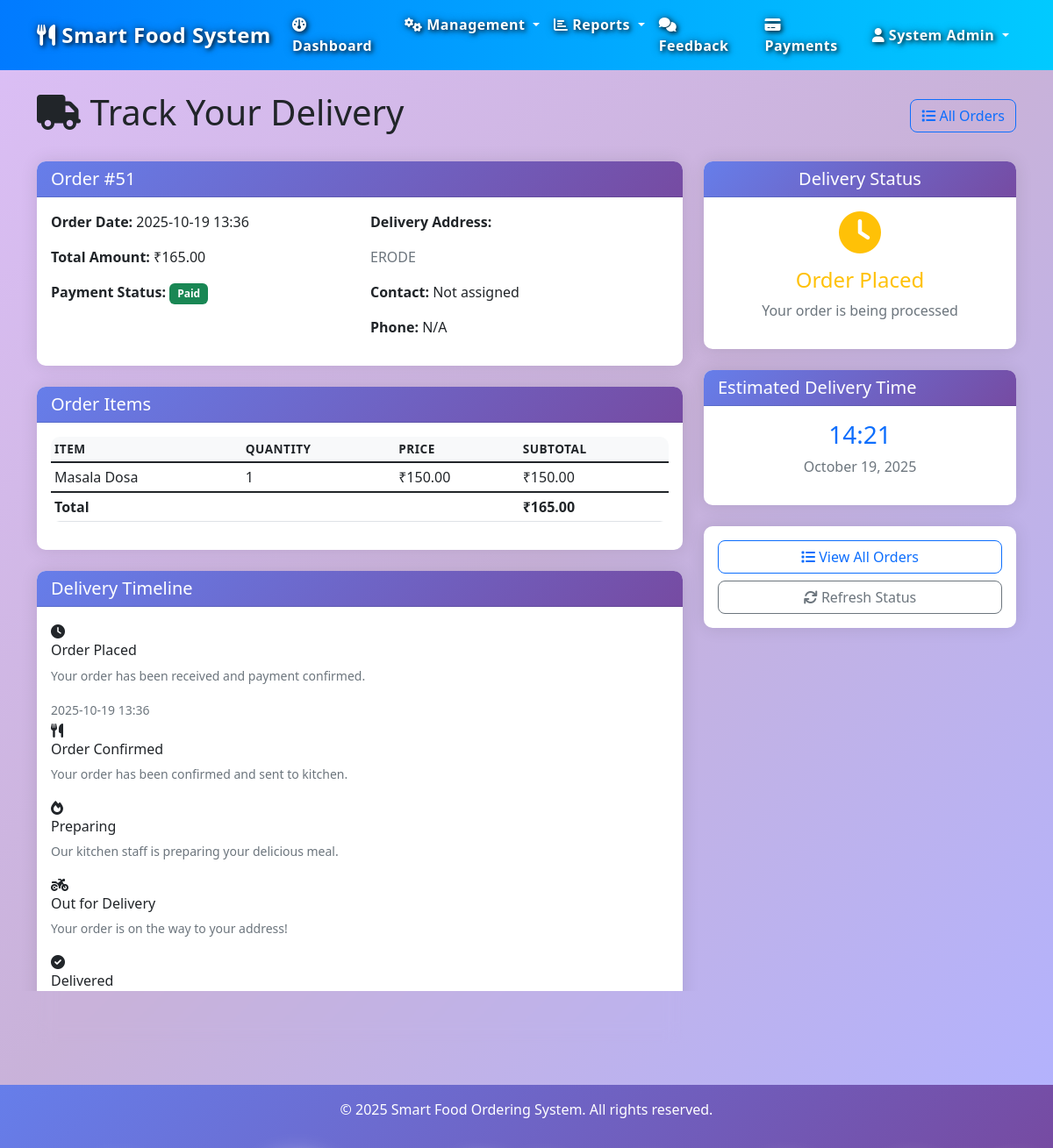
Screenshot of /delivery/track/51 (signed in) with the database file from the repository.
### models.py (models this page shows, shortened)
class Order(db.Model):
    __tablename__ = 'order'
    order_id = db.Column(db.Integer, primary_key=True, autoincrement=True)
    user_id = db.Column(db.Integer, db.ForeignKey('user.user_id'), nullable=False)
    order_date = db.Column(db.DateTime, default=datetime.now, nullable=False)
    total_amount = db.Column(db.Numeric(10, 2), nullable=False)
    status = db.Column(db.String(20), default='Pending', nullable=False)  # Pending, Confirmed, Preparing, Ready, Delivered, Cancelled
    delivery_address = db.Column(db.Text, nullable=True)
    order_time = db.Column(db.Time, nullable=True)
    estimated_time = db.Column(db.DateTime, nullable=True)
    order_details = db.relationship('OrderDetails', backref='order', lazy=True, cascade='all, delete-orphan')
    payment = db.relationship('Payment', backref='order', uselist=False, cascade='all, delete-orphan')
    feedback = db.relationship('Feedback', backref='order', lazy=True, cascade='all, delete-orphan')
    delivery = db.relationship('Delivery', backref='order', uselist=False, cascade='all, delete-orphan')

class OrderDetails(db.Model):
    __tablename__ = 'orderdetails'
    order_detail_id = db.Column(db.Integer, primary_key=True, autoincrement=True)
    order_id = db.Column(db.Integer, db.ForeignKey('order.order_id'), nullable=False)
    menu_item_id = db.Column(db.Integer, db.ForeignKey('menuitem.menu_item_id'), nullable=False)
    quantity = db.Column(db.Integer, nullable=False)
    unit_price = db.Column(db.Numeric(10, 2), nullable=False)
    sub_total = db.Column(db.Numeric(10, 2), nullable=False)
    special_instructions = db.Column(db.Text, nullable=True)

class MenuItem(db.Model):
    __tablename__ = 'menuitem'
    menu_item_id = db.Column(db.Integer, primary_key=True, autoincrement=True)
    name = db.Column(db.String(100), nullable=False)
    description = db.Column(db.Text, nullable=True)
    price = db.Column(db.Numeric(10, 2), nullable=False)
    category = db.Column(db.String(50), nullable=False)
    availability = db.Column(db.Boolean, default=True, nullable=False)
    image = db.Column(db.String(255), nullable=True)
    created_date = db.Column(db.DateTime, default=datetime.now)
    is_vegetarian = db.Column(db.Boolean, default=False, nullable=False)
    is_spicy = db.Column(db.Boolean, default=False, nullable=False)
    is_popular = db.Column(db.Boolean, default=False, nullable=False)
    is_new = db.Column(db.Boolean, default=False, nullable=False)
    discount = db.Column(db.Numeric(5, 2), default=0, nullable=False)
    order_details = db.relationship('OrderDetails', backref='menu_item', lazy=True, cascade='all, delete-orphan')
    recommendations = db.relationship('Recommendation', backref='menu_item', lazy=True, cascade='all, delete-orphan')

### routes/delivery.py (the view, shortened to what this page needs)
@delivery_bp.route('/track/<int:order_id>')
@login_required
def track_delivery(order_id):
    order = Order.query.get_or_404(order_id)
    if session.get('user_role') == 'customer' and order.user_id != session['user_id']:
        flash('Access denied.', 'danger')
        return redirect(url_for('dashboard'))
    delivery = Delivery.query.filter_by(order_id=order_id).first()
    return render_template('delivery/track.html', order=order, delivery=delivery)

### app.py (called while the page is built)
@app.after_request
def add_header(response):
    response.headers['Cache-Control'] = 'no-store, no-cache, must-revalidate, post-check=0, pre-check=0, max-age=0'
    response.headers['Pragma'] = 'no-cache'
    response.headers['Expires'] = '-1'
    return response

### routes/delivery.py (called while the page is built)
def login_required(f):
    @wraps(f)
    def decorated_function(*args, **kwargs):
        if 'user_id' not in session:
            return redirect(url_for('auth.login'))
        return f(*args, **kwargs)
    return decorated_function

### templates/delivery/track.html (shortened to what this page needs)
{% extends "base.html" %}
{% block content %}
<div class="container">
    <div class="row">
        <div class="col-12">
            <div class="d-flex justify-content-between align-items-center mb-4">
                <h1><i class="fas fa-truck"></i> Track Your Delivery</h1>
                <a href="{{ url_for('orders.list_orders') }}" class="btn btn-outline-primary">
                    <i class="fas fa-list"></i> All Orders
                </a>
            </div>
        </div>
    </div>
    {% if order %}
    <div class="row">
        <div class="col-lg-8">
            <div class="card mb-4">
                <div class="card-header bg-primary text-white">
                    <h5 class="mb-0">Order #{{ order.order_id }}</h5>
                </div>
                <div class="card-body">
                    <div class="row">
                        <div class="col-md-6">
                            <p><strong>Order Date:</strong> {{ order.order_date.strftime('%Y-%m-%d %H:%M') }}</p>
                            <p><strong>Total Amount:</strong> ₹{{ "%.2f"|format(order.total_amount) }}</p>
                            <p><strong>Payment Status:</strong>
                                <span class="badge bg-{{ 'success' if order.payment else 'warning' }}">
                                    {{ 'Paid' if order.payment else 'Pending' }}
                                </span>
                            </p>
                        </div>
                        <div class="col-md-6">
                            <p><strong>Delivery Address:</strong></p>
                            <address class="text-muted">{{ order.delivery_address }}</address>
                            {% if delivery %}
                            <p><strong>Contact:</strong> {{ delivery.delivery_person_name or 'Not assigned' }}</p>
                            <p><strong>Phone:</strong> {{ delivery.delivery_person_phone or 'N/A' }}</p>
                            {% else %}
                            <p><strong>Contact:</strong> Will be assigned soon</p>
                            {% endif %}
                        </div>
                    </div>
                </div>
            </div>
            <div class="card mb-4">
                <div class="card-header">
                    <h5 class="mb-0">Order Items</h5>
                </div>
                <div class="card-body">
                    <div class="table-responsive">
                        <table class="table table-sm">
                            <thead>
                                <tr>
                                    <th>Item</th>
                                    <th>Quantity</th>
                                    <th>Price</th>
                                    <th>Subtotal</th>
                                </tr>
                            </thead>
                            <tbody>
                                {% for detail in order.order_details %}
                                <tr>
                                    <td>{{ detail.menu_item.name }}</td>
                                    <td>{{ detail.quantity }}</td>
                                    <td>₹{{ "%.2f"|format(detail.unit_price) }}</td>
                                    <td>₹{{ "%.2f"|format(detail.sub_total) }}</td>
                                </tr>
                                {% endfor %}
                            </tbody>
                            <tfoot>
                                <tr class="fw-bold">
                                    <td colspan="3">Total</td>
                                    <td>₹{{ "%.2f"|format(order.total_amount) }}</td>
                                </tr>
                            </tfoot>
                        </table>
                    </div>
                </div>
            </div>
            <div class="card">
                <div class="card-header">
                    <h5 class="mb-0">Delivery Timeline</h5>
                </div>
                <div class="card-body">
                    <div class="timeline">
                        <div class="timeline-item {{ 'completed' if order.status in ['confirmed', 'preparing', 'ready', 'delivered'] else 'current' if order.status == 'pending' else 'pending' }}">
                            <div class="timeline-marker">
                                <i class="fas fa-clock"></i>
                            </div>
                            <div class="timeline-content">
                                <h6>Order Placed</h6>
                                <p class="text-muted small">Your order has been received and payment confirmed.</p>
                                <small class="text-muted">{{ order.order_date.strftime('%Y-%m-%d %H:%M') }}</small>
                            </div>
                        </div>
                        <div class="timeline-item {{ 'completed' if order.status in ['preparing', 'ready', 'delivered'] else 'current' if order.status == 'confirmed' else 'pending' }}">
                            <div class="timeline-marker">
                                <i class="fas fa-utensils"></i>
                            </div>
                            <div class="timeline-content">
                                <h6>Order Confirmed</h6>
                                <p class="text-muted small">Your order has been confirmed and sent to kitchen.</p>
                            </div>
                        </div>
                        <div class="timeline-item {{ 'completed' if order.status in ['ready', 'delivered'] else 'current' if order.status == 'preparing' else 'pending' }}">
                            <div class="timeline-marker">
                                <i class="fas fa-fire"></i>
                            </div>
                            <div class="timeline-content">
                                <h6>Preparing</h6>
                                <p class="text-muted small">Our kitchen staff is preparing your delicious meal.</p>
                            </div>
                        </div>
                        <div class="timeline-item {{ 'completed' if order.status == 'delivered' else 'current' if order.status == 'ready' else 'pending' }}">
                            <div class="timeline-marker">
                                <i class="fas fa-motorcycle"></i>
                            </div>
                            <div class="timeline-content">
                                <h6>Out for Delivery</h6>
                                <p class="text-muted small">Your order is on the way to your address!</p>
                            </div>
                        </div>
                        <div class="timeline-item {{ 'completed' if order.status == 'delivered' else 'pending' }}">
                            <div class="timeline-marker">
                                <i class="fas fa-check-circle"></i>
                            </div>
                            <div class="timeline-content">
                                <h6>Delivered</h6>
                                <p class="text-muted small">Order delivered successfully. Enjoy your meal!</p>
                            </div>
                        </div>
                    </div>
                </div>
            </div>
        </div>
        <div class="col-lg-4">
            <div class="card mb-4">
                <div class="card-header text-center">
                    <h5 class="mb-0">Delivery Status</h5>
                </div>
                <div class="card-body text-center">
                    {% set status_info = {
                        'pending': {'icon': 'fas fa-clock', 'color': 'warning', 'text': 'Order Placed'},
                        'confirmed': {'icon': 'fas fa-utensils', 'color': 'info', 'text': 'Order Confirmed'},
                        'preparing': {'icon': 'fas fa-fire', 'color': 'primary', 'text': 'Being Prepared'},
                        'ready': {'icon': 'fas fa-shipping-fast', 'color': 'dark', 'text': 'Out for Delivery'},
                        'delivered': {'icon': 'fas fa-check-circle', 'color': 'success', 'text': 'Delivered'}
                    } %}
                    {% set current_status = status_info.get(order.status, status_info['pending']) %}
                    <div class="status-icon mb-3">
                        <i class="{{ current_status.icon }} fa-3x text-{{ current_status.color }}"></i>
                    </div>
                    <h4 class="text-{{ current_status.color }}">{{ current_status.text }}</h4>
                    {% if order.status == 'delivered' %}
                        <p class="text-muted">Order delivered successfully!</p>
                    {% elif order.status == 'ready' %}
                        <p class="text-muted">Expected delivery in 15-30 minutes</p>
                    {% elif order.status == 'preparing' %}
                        <p class="text-muted">Estimated preparation time: 20-25 minutes</p>
                    {% elif order.status == 'confirmed' %}
                        <p class="text-muted">Order confirmed, starting preparation</p>
                    {% else %}
                        <p class="text-muted">Your order is being processed</p>
                    {% endif %}
                </div>
            </div>
            {% if order.status != 'delivered' %}
            <div class="card mb-4">
                <div class="card-header">
                    <h5 class="mb-0">Estimated Delivery Time</h5>
                </div>
                <div class="card-body text-center">
                    <div class="estimated-time">
                        {% if order.estimated_time %}
                        <h3 class="text-primary">{{ order.estimated_time.strftime('%H:%M') }}</h3>
                        <p class="text-muted">{{ order.estimated_time.strftime('%B %d, %Y') }}</p>
                        {% else %}
                        <h3 class="text-primary">30-45 min</h3>
                        <p class="text-muted">Estimated delivery window</p>
                        {% endif %}
                    </div>
                </div>
            </div>
            {% endif %}
            <div class="card">
                <div class="card-body">
                    <div class="d-grid gap-2">
                        <a href="{{ url_for('orders.list_orders') }}" class="btn btn-outline-primary">
                            <i class="fas fa-list"></i> View All Orders
                        </a>
                        {% if order.status == 'delivered' %}
                        <a href="{{ url_for('feedback.add_feedback_for_order', order_id=order.order_id) }}" class="btn btn-success">
                            <i class="fas fa-star"></i> Rate & Review
                        </a>
                        <a href="{{ url_for('menu.list_menu') }}" class="btn btn-primary">
                            <i class="fas fa-redo"></i> Order Again
                        </a>
                        {% else %}
                        <button class="btn btn-outline-secondary" onclick="refreshStatus()">
                            <i class="fas fa-sync"></i> Refresh Status
                        </button>
                        {% endif %}
                    </div>
                </div>
            </div>
        </div>
    </div>
    {% endif %}
</div>
{% endblock %}

### static/css/style.css (style rules this page uses)
body { font-family: 'Segoe UI', Tahoma, Geneva, Verdana, sans-serif; background-color: #f8f9fa; }
.card { border: none; border-radius: 10px; box-shadow: 0 0 20px rgba(0, 0, 0, 0.1); transition: transform 0.3s ease; }
.card-header { background: linear-gradient(135deg, #667eea 0%, #764ba2 100%); color: white; border-radius: 10px 10px 0 0 !important; font-weight: 600; }
.btn { border-radius: 8px; font-weight: 500; transition: all 0.3s ease; }
.table { border-radius: 10px; overflow: hidden; }
.table thead th { border: none; font-weight: 600; text-transform: uppercase; font-size: 0.85rem; letter-spacing: 0.5px; }
.table thead:not(.table-dark) th { background-color: #f8f9fa; }
.badge { font-size: 0.75rem; padding: 0.5em 0.75em; border-radius: 6px; }

### templates/base.html (style rules this page uses)
body { background: linear-gradient(135deg, rgba(138, 43, 226, 0.3) 0%, rgba(75, 0, 130, 0.3) 12.5%, rgba(0, 0, 255, 0.3) 25%, rgba(0, 191, 255, 0.3) 37.5%, rgba(0, 255, 127, 0.3) 50%, rgba(64, 224, 208, 0.3) 62.5%, rgba(255, 255, 0, 0.3) 75%, rgba(255, 192, 203, 0.3) 87.5%, rgba(138, 43, 226, 0.3) 100%) !important; background-size: 400% 400% !important; animation: gradientFlow 25s ease infinite !important; min-height: 100vh !important; position: relative; overflow-x: hidden; }
main.container-fluid, .container { position: relative; z-index: 1; }
.card { backdrop-filter: blur(10px); }

### rows the page displays
Order: order_id "51", order_date "2025-10-19 13:36", total_amount "165.00", delivery_address "ERODE", estimated_time "14:21", estimated_time "October 19, 2025"
OrderDetails: menu_item.name "Masala Dosa", quantity "1", unit_price "150.00", sub_total "150.00"

### other values shown
{{ session.user_name }} "System Admin"
{{ 'Paid' if order.payment else 'Pending' }} "Paid"
{{ delivery.delivery_person_name or 'Not assigned' }} "Not assigned"
{{ delivery.delivery_person_phone or 'N/A' }} "N/A"
{{ current_status.text }} "Order Placed"
